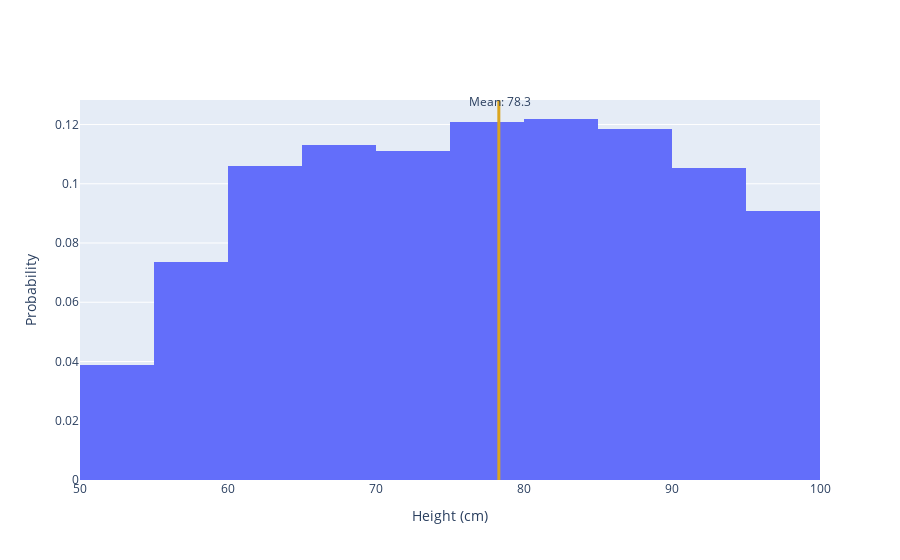
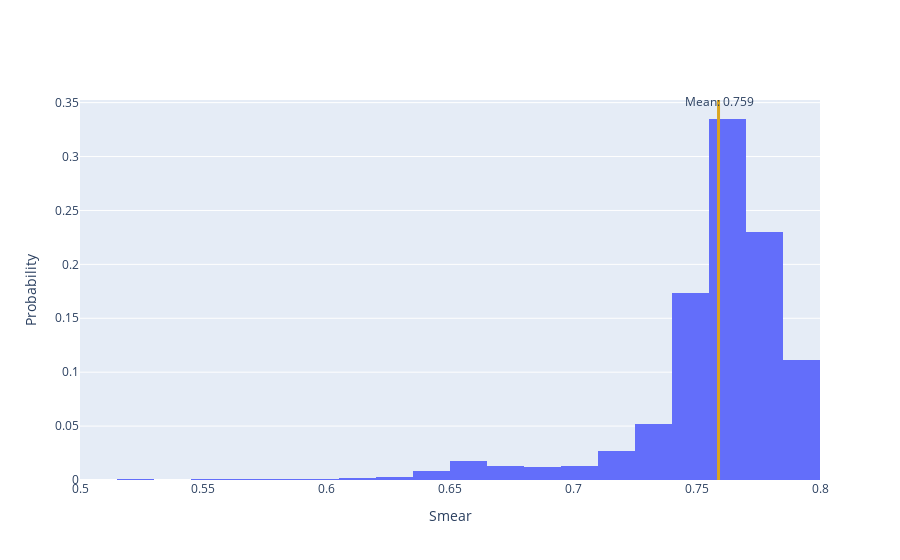
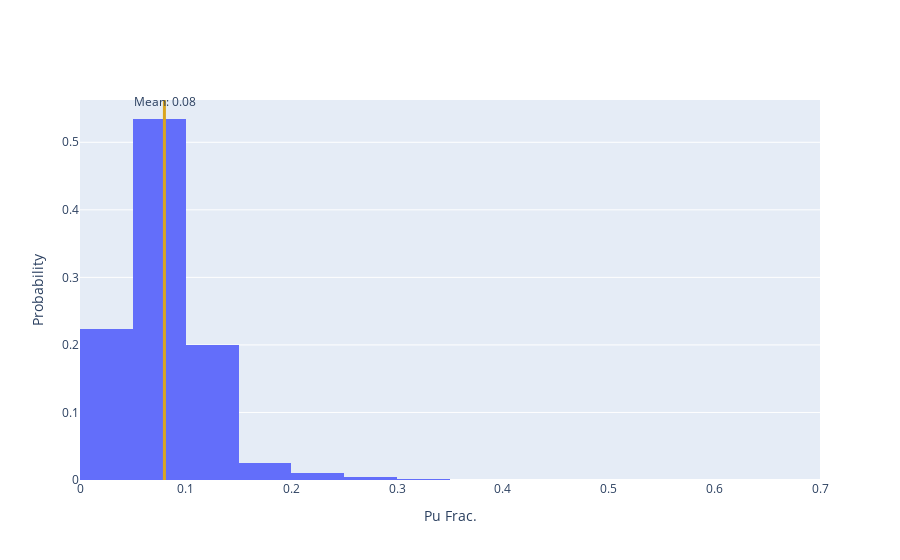

The cell these charts' notebook holds for them, in order:
### Code cell
lvl_3 = {}
lvl_2 = {}
lvl_1 = {}
for num in range(20):
    ns = run_nameserver()
    bb = run_agent(name='bb', base=bb_opt.BbOpt)
    bb.set_attr(archive_name='mc_3d_1E5/sfr_bb_{}.h5'.format(num))
    bb.load_h5(panels={2:['new','old'],3:['new','old']})

    objectives_3d = {'reactivity swing': {'ll':250,   'ul':1000,  'goal':'lt', 'variable type': float},
              'burnup':           {'ll':30,   'ul':80,  'goal':'gt', 'variable type': float},
              'pu mass':          {'ll':0,   'ul':1000, 'goal':'lt', 'variable type': float}}
    objectives_2d = {'reactivity swing': {'ll':250,   'ul':1000,  'goal':'lt', 'variable type': float},
              'burnup':           {'ll':30,   'ul':80,  'goal':'gt', 'variable type': float}}


    bb.set_attr(objectives=objectives_3d)


    for panel in bb.get_attr('abstract_lvls')['level 3'].values():
        lvl_3.update(panel)
    for panel in bb.get_attr('abstract_lvls')['level 2'].values():
        lvl_2.update(panel)

    lvl_1.update(bb.get_attr('abstract_lvls')['level 1'])

    objs = [x for x in bb.get_attr('objectives').keys()]
    if num != 19:
        ns.shutdown()
    time.sleep(1)

lvl_1_obj = get_objectives_in_level(lvl_1)
lvl_1_obj['smear'] = [x/100 for x in lvl_1_obj['smear']]
non_pareto = get_non_pareto_sols()
null_space = get_objectives_not_in_level(lvl_2)

bins = [dict(start=50,end=100,size=5), dict(start=0.50,end=0.80,size=0.015), dict(start=0,end=1.0,size=0.05)]
make_dv_histogram(bins)

### Figure 1 — Plotly figure (JSON) as saved in the notebook; plotly's stock layout.template omitted (floating-point values rounded to 4 significant figures; data arrays with more than 128 entries replaced by an {"elided": "..."} marker saying what was removed)
{"data": [{"histnorm": "probability", "type": "histogram", "x": {"elided": "10977 float values"}, "xbins": {"end": 100, "size": 5, "start": 50}}], "layout": {"annotations": [{"arrowhead": 7, "ax": 1, "ay": 1, "showarrow": true, "text": "Mean: 78.3", "x": 78.3, "xref": "x", "y": 1, "yref": "paper"}], "shapes": [{"line": {"color": "goldenrod", "width": 3}, "type": "line", "x0": 78.3, "x1": 78.3, "y0": 0, "y1": 1, "yref": "paper"}], "xaxis": {"title": {"text": "Height (cm)"}}, "yaxis": {"title": {"text": "Probability"}}}}

### Figure 2 — Plotly figure (JSON) as saved in the notebook; plotly's stock layout.template omitted (floating-point values rounded to 4 significant figures; data arrays with more than 128 entries replaced by an {"elided": "..."} marker saying what was removed)
{"data": [{"histnorm": "probability", "type": "histogram", "x": {"elided": "10977 float values"}, "xbins": {"end": 0.8, "size": 0.015, "start": 0.5}}], "layout": {"annotations": [{"arrowhead": 7, "ax": 1, "ay": 1, "showarrow": true, "text": "Mean: 0.759", "x": 0.7589, "xref": "x", "y": 1, "yref": "paper"}], "shapes": [{"line": {"color": "goldenrod", "width": 3}, "type": "line", "x0": 0.7589, "x1": 0.7589, "y0": 0, "y1": 1, "yref": "paper"}], "xaxis": {"title": {"text": "Smear"}}, "yaxis": {"title": {"text": "Probability"}}}}

### Figure 3 — Plotly figure (JSON) as saved in the notebook; plotly's stock layout.template omitted (floating-point values rounded to 4 significant figures; data arrays with more than 128 entries replaced by an {"elided": "..."} marker saying what was removed)
{"data": [{"histnorm": "probability", "type": "histogram", "x": {"elided": "10977 float values"}, "xbins": {"end": 1, "size": 0.05, "start": 0}}], "layout": {"annotations": [{"arrowhead": 7, "ax": 1, "ay": 1, "showarrow": true, "text": "Mean: 0.08", "x": 0.07986, "xref": "x", "y": 1, "yref": "paper"}], "shapes": [{"line": {"color": "goldenrod", "width": 3}, "type": "line", "x0": 0.07986, "x1": 0.07986, "y0": 0, "y1": 1, "yref": "paper"}], "xaxis": {"title": {"text": "Pu Frac."}}, "yaxis": {"title": {"text": "Probability"}}}}
